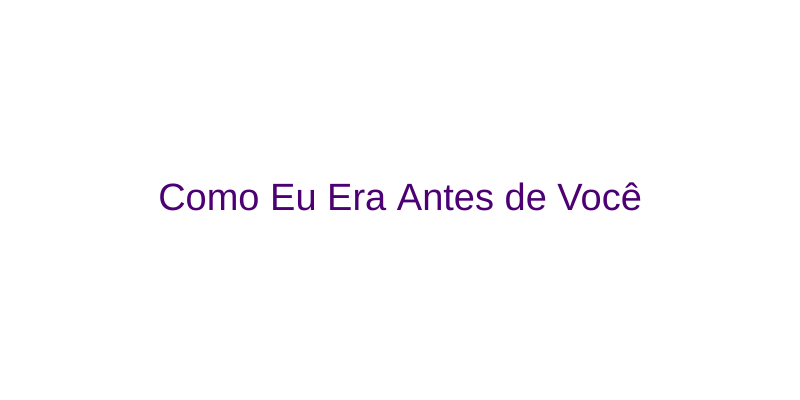
Frame 1 (no input)
Frame 60 (no input): identical to frame 1, image omitted
Frame 120 (the mouse pressed at the canvas centre since frame 60): identical to frame 1, image omitted

The p5.js sketch that drew this single still picture (run headless with seeded random() and noise() and a simulated clock; from frame 60 on, the mouse is pressed at the canvas centre):

// p5.js sketch
// ── sketch.js
let campoIdade;
let campoFantasia;
let campoAventura;

function setup() {
  createCanvas(800, 400);
  createElement("h2", "Recomendador de filmes");
  createSpan("Sua idade:");
  campoIdade = createInput("5");
  campoFantasia = createCheckbox("gosta de Romance Anime?");
  campoAventura = createCheckbox("Gosta de Drama?");
}

function draw() {
  background("white");
  let idade = campoIdade.value();
  let gostaDeRomanceAnime = campoFantasia.checked();
  let gostaDeAventura = campoAventura.checked();
  let recomendacao = geraRecomendacao(idade, gostaDeRomanceAnime, gostaDeAventura);

  fill(color(76, 0, 115));
  textAlign(CENTER, CENTER);
  textSize(38);
  text(recomendacao, width / 2, height / 2);
}

function geraRecomendacao(idade, gostaDeRomanceAnime, ) {
  if (idade >= 10) {
    if (idade >= 14) {
      return "Violet Evergarden";
    } else {
      if (idade >= 15) {
        if(gostaDeRomanceAnime || gostaDeDrama) {
          return "Eu Quero Comer seu Pâncreas";          
        } else{
         return "Uma Linda Mulher";
        }
      } else {
        if (gostaDeRomanceAnime) {
          return "Olhos de Gato";
        } else {
          return "O tempo com você";
        }
      }
    }
  } else {
    if (gostaDeRomanceAnime) {
      return "Kimi no na wa";
    } else {
      return "Como Eu Era Antes de Você";
    }
  }
}
